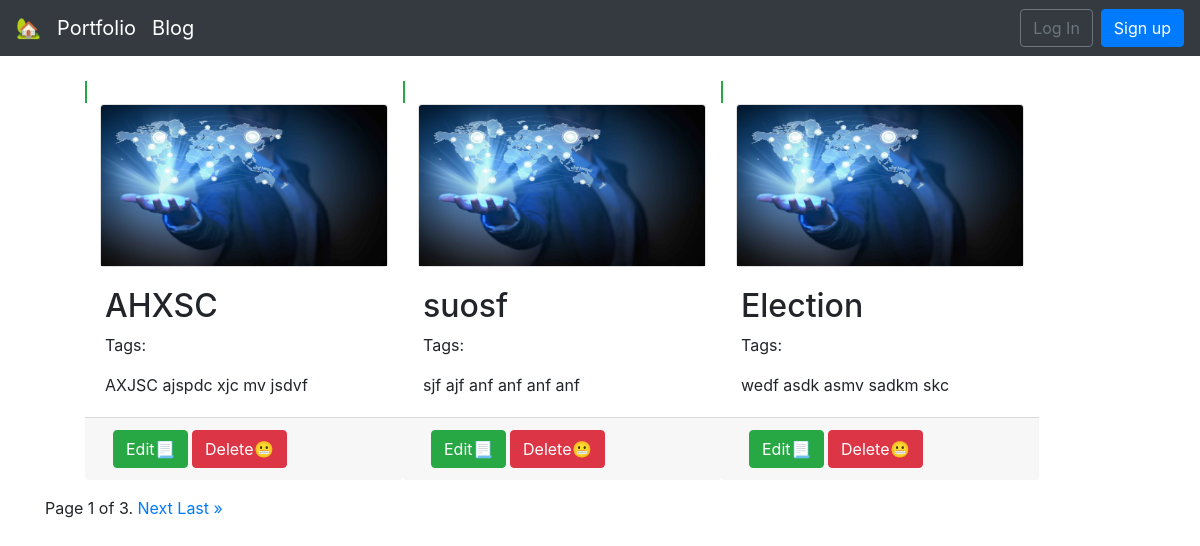
Page /list/ on the committed database.
### pages/models.py (models this page shows, shortened)
class CreateScribe(models.Model):
   Interest = models.CharField(max_length=50, choices=Research_Areas, default="")
   title = models.CharField(max_length=250)
   body =  RichTextField(config_name='awesome_ckeditor')
   author = models.ForeignKey(CustomUser, on_delete=models.CASCADE)
   tags = TaggableManager()

### pages/views.py (the view)
# urls.py: path('list/', ListPageView.as_view(), name='list'),
class ListPageView(ListView):
    model = CreateScribe
    template_name = 'list.html'
    context_object_name = 'all_posts_lists'
    paginate_by = 3;

### templates/list.html (shortened to what this page needs)
{% extends 'base.html' %}
{% block content %}
 <ul>
 <div class="container">
 <div class="card-deck mt-4">
{% for page in all_posts_lists %}
  <div class="post-entry">
   <span class="border border-success"></span>
    <div class="card rounded" style="width: 18rem;" >
      <div class="embed-responsive embed-responsive-16by9">
        {% load static %}
     <img class="card-img-top embed-responsive-item" src="{% static 'images/test.jpg' %}" alt="Card image cap">
     </div>
  </div>
      <div class="card-body">
        <h2>{{ page.title }}</a></h2>
        <p class="tags">Tags: {{ page.tags.all|join:", "}}</p>
        <p class="card-text"> {{ page.body|safe }}</p>
      </div>
      <div class="card-footer">
     <a class="btn btn-success ml-2" href="{% url 'edit' page.pk %}">Edit📃️ </a>    <a class="btn btn-danger" href="{% url 'delete' page.pk %}" role="button">Delete😬️ </a>
       </div>
    </div>
 {% endfor %}
  </div>
 </div>
</ul>
<div class="pagination">
    <span class="step-links">
        <span class="current">
            Page {{ page_obj.number }} of {{ page_obj.paginator.num_pages }}.
        </span>
        {% if page_obj.has_next %}
            <a href="?page={{ page_obj.next_page_number }}">Next</a>
            <a href="?page={{ page_obj.paginator.num_pages }}">Last &raquo;</a>
        {% endif %}
    </span>
</div>
{% endblock content %}

### rows in the picture
CreateScribe: title "AHXSC", body "AXJSC ajspdc xjc mv jsdvf"
CreateScribe: title "suosf", body "sjf ajf anf anf anf anf"
CreateScribe: title "Election", body "wedf asdk asmv sadkm skc"

### other values in the picture
{{ page_obj.number }} "1"
{{ page_obj.paginator.num_pages }} "3"
